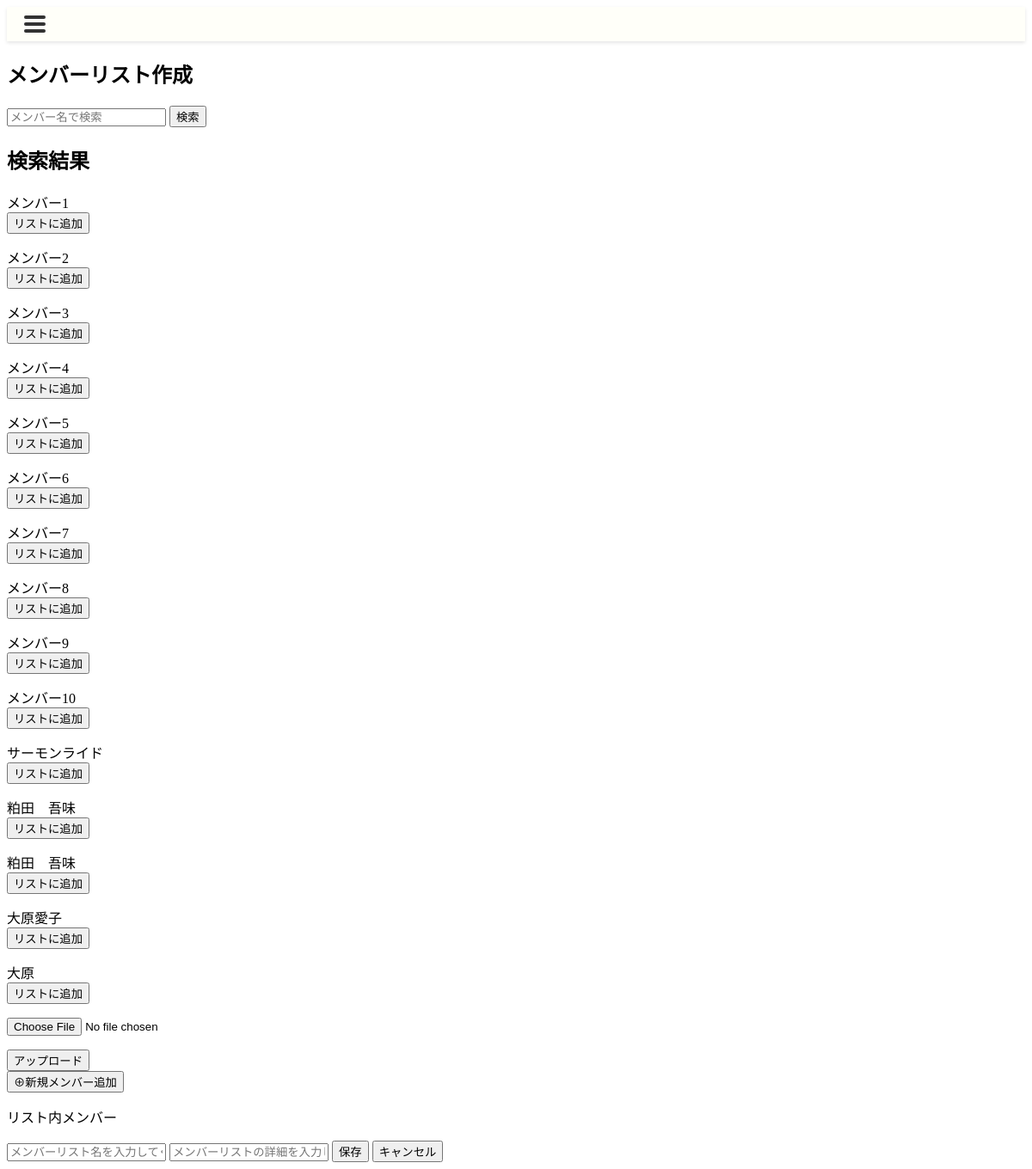
/memberlist/make/, run on an earlier commit of the app's database.
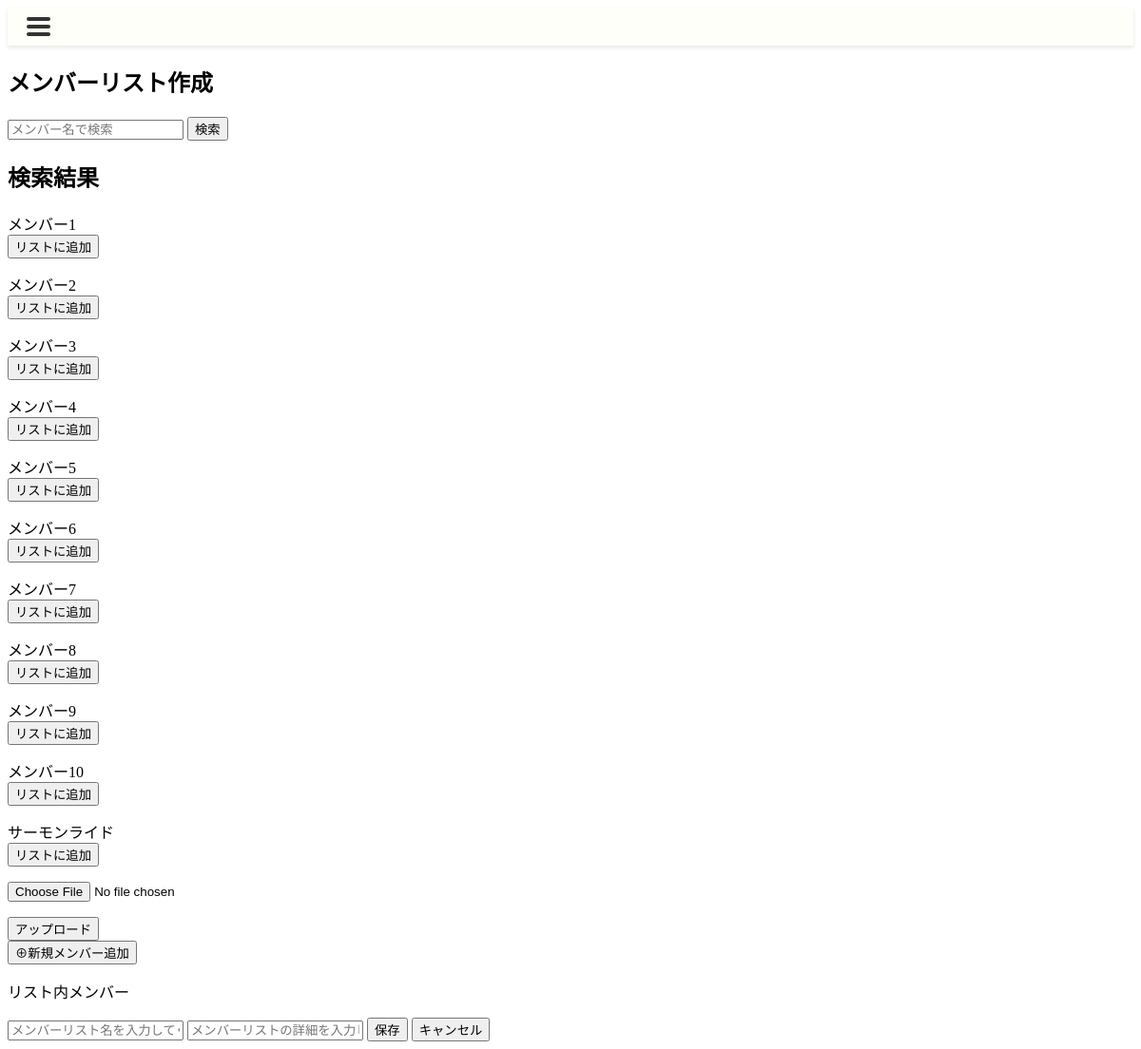
And on a later commit of the database.
### canri_app/models.py (models this page shows)
class Member(models.Model):
    member_id = models.AutoField(primary_key=True)
    name = models.CharField(max_length=255)
    birthdate = models.DateTimeField()
    job = models.ForeignKey(JobTitleInformation, on_delete=models.CASCADE)
    memo = models.TextField()
    mbti = models.ForeignKey(MBTI, on_delete=models.CASCADE)
    creation_date = models.DateTimeField()
    deletion_date = models.DateTimeField(null=True, blank=True)
    deletion_flag = models.BooleanField(default=False)
    class Meta:
        db_table = 'Member'

### canri_app/views.py (the view, shortened to what this page needs)
# urls.py: path('memberlist/make/', views.MemberListMakeView.as_view(), name='memberlist_make'),
class MemberListMakeView(TemplateView):
    template_name = "memberList_make.html"
    def get(self, request, *args, **kwargs):
        form = CSVUploadForm()
        members = self.get_queryset()
        memberID_list = request.session.get('memberID_list', [])
        members_in_list = Member.objects.filter(member_id__in=memberID_list)
        member_dict = {member.member_id: member.name for member in members_in_list}
        messages.error(request , '')
        context = {
            'form': form, # フォーム
            'members': members, # 検索メンバー
            'memberID_list': memberID_list,  # 現在のリストを表示
            'member_dict':member_dict,
        }
        return render(request, self.template_name, context)
    def get_queryset(self):
        query = self.request.GET.get('query')
        if query:
            members = Member.objects.filter(name__icontains=query)
        else:
            members = Member.objects.all()
        return members

### canri_app/forms.py
class CSVUploadForm(forms.Form):
    csv_file = forms.FileField()

### canri_app/templates/memberList_make.html (shortened to what this page needs)
{% extends 'base2.html' %}
{% load static %}
{% load custom_filters %}
{% block head %}
<link rel="stylesheet" href="{% static 'css/memberlist_make.css' %}">
{% endblock %}
{% block content %}
    <h2>メンバーリスト作成</h2>
    <section class="search-section">
        <form method="GET">
            <input type="search" name="query" value="{{ request.POST.query }}" placeholder="メンバー名で検索"/>
            <button type="submit" class="btn">検索</button>
        </form>
        <h2>検索結果</h2>
        <ul>
            {% for member in members %}
                <li>
                    {{ member.name }}
                    <form method="POST" action="{% url 'canri_app:memberlist_make' %}">
                        <button type="submit" class="btn">リストに追加</button>
                    </form>
                </li>
            {% endfor %}
        </ul>
        <form method="post" enctype="multipart/form-data">
            {{ form.as_p }}
            <button type="submit">アップロード</button>
        </form>
        <form method="GET" action="{% url 'canri_app:member_make' %}">
            <button type="submit">⊕新規メンバー追加</button>
        </form>
    </section>
    <section class="selected-members-section">
        <p>リスト内メンバー</p>
    </section>
    <section class="save-section">
        <form method="post" action="{% url 'canri_app:memberlist_make_complete' %}">
            <input type="text" name="member_list_name" placeholder="メンバーリスト名を入力してください">
            <input type="text" name="member_list_details" placeholder="メンバーリストの詳細を入力してください">
            <button class="memberlist_save" type="submit">保存</button>
            <button class="memberlist_cancel" type="button" onclick="window.location.href='{% url 'canri_app:memberlist' %}'">キャンセル</button>
        </form>
    </section>
{% endblock %}

What changed in the data, as far as the page shows it:
removed Member: name "粕田 吾味"
removed Member: name "粕田 吾味"
removed Member: name "大原愛子"
removed Member: name "大原"
